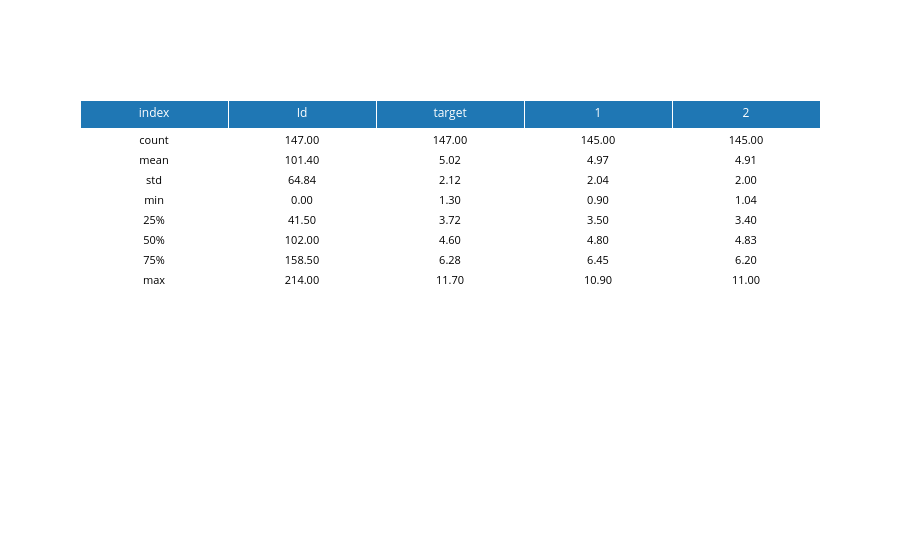

The notebook cell this image was saved under:
### Code cell
import plotly.graph_objects as go
import plotly.io as pio
from plotly.offline import init_notebook_mode

# --- SOLUCIÓN PARA QUE SE VEA EN JUPYTER ---
# Activa el modo offline de Plotly
init_notebook_mode(connected=True)

# NOTA: Si sigues sin verlo, descomenta la línea que corresponda a tu entorno:
# pio.renderers.default = "vscode"   # Si usas Visual Studio Code
# pio.renderers.default = "iframe"   # Si usas JupyterLab
# pio.renderers.default = "colab"    # Si usas Google Colab
# -------------------------------------------

# 1. Resumen estadístico (Asegúrate de que df2_clean ya esté cargado antes)
df_resumen = df2_clean.describe().reset_index()

# 2. Tabla interactiva
fig = go.Figure(data=[go.Table(
    header=dict(
        values=list(df_resumen.columns),
        fill_color='#1f77b4',
        font=dict(color='white', size=12),
        align='center'
    ),
    cells=dict(
        values=[df_resumen[col] for col in df_resumen.columns],
        fill_color='white',
        font=dict(color='black', size=11), # Agregué color negro a la fuente por si usas modo oscuro
        align='center',
        format=[None] + [".2f"] * (len(df_resumen.columns)-1)
    )
)])

fig.show()

### Figure 1 — Plotly figure (JSON) as saved in the notebook; plotly's stock layout.template omitted (floating-point values rounded to 4 significant figures)
{"data": [{"cells": {"align": "center", "fill": {"color": "white"}, "font": {"color": "black", "size": 11}, "format": [null, ".2f", ".2f", ".2f", ".2f"], "values": [["count", "mean", "std", "min", "25%", "50%", "75%", "max"], [147, 101.4, 64.84, 0, 41.5, 102, 158.5, 214], [147, 5.022, 2.123, 1.3, 3.72, 4.6, 6.275, 11.7], [145, 4.973, 2.044, 0.9, 3.5, 4.8, 6.45, 10.9], [145, 4.907, 2.001, 1.04, 3.4, 4.83, 6.2, 11]]}, "header": {"align": "center", "fill": {"color": "#1f77b4"}, "font": {"color": "white", "size": 12}, "values": ["index", "Id", "target", "1", "2"]}, "type": "table"}], "layout": {}}
